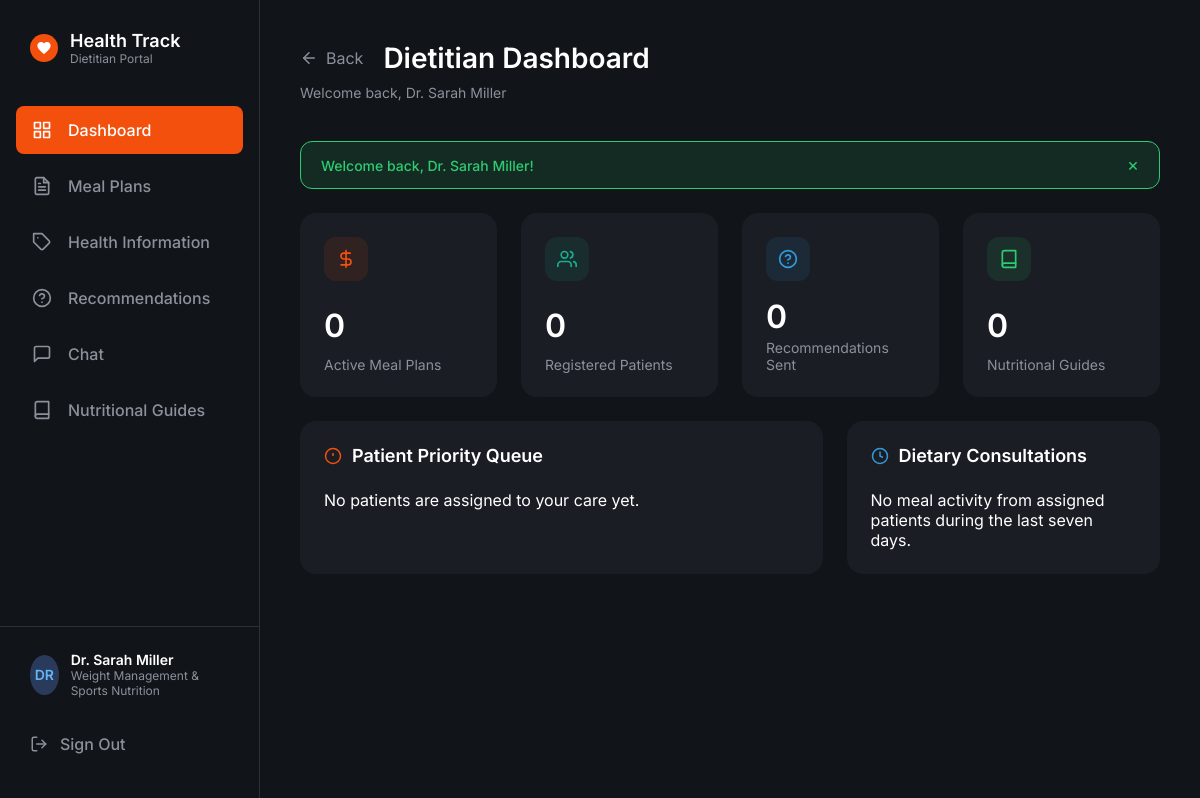
/dietitian/dashboard.php (signed in), run on the app's committed database.
### tables this page shows
CREATE TABLE IF NOT EXISTS `users` (
    `id` INT AUTO_INCREMENT PRIMARY KEY,
    `name` VARCHAR(100) NOT NULL,
    `email` VARCHAR(150) NOT NULL UNIQUE,
    `password` VARCHAR(255) NOT NULL,
    `phone` VARCHAR(30) NULL,
    `role` ENUM('admin', 'dietitian', 'user') NOT NULL DEFAULT 'user',
    `status` ENUM('active', 'inactive', 'suspended', 'pending') NOT NULL DEFAULT 'active',
    `created_at` TIMESTAMP DEFAULT CURRENT_TIMESTAMP,
    `updated_at` TIMESTAMP DEFAULT CURRENT_TIMESTAMP ON UPDATE CURRENT_TIMESTAMP,
    INDEX `idx_role` (`role`),
    INDEX `idx_status` (`status`)
);

CREATE TABLE IF NOT EXISTS `dietitian_profiles` (
    `id` INT AUTO_INCREMENT PRIMARY KEY,
    `user_id` INT NOT NULL UNIQUE,
    `qualification` VARCHAR(255) NULL,
    `certification` VARCHAR(255) NULL,
    `experience` INT NULL DEFAULT 0,
    `specialization` VARCHAR(255) NULL,
    `approval_status` ENUM('pending', 'approved', 'rejected') NOT NULL DEFAULT 'pending',
    `rejection_reason` TEXT NULL,
    `created_at` TIMESTAMP DEFAULT CURRENT_TIMESTAMP,
    `updated_at` TIMESTAMP DEFAULT CURRENT_TIMESTAMP ON UPDATE CURRENT_TIMESTAMP,
    FOREIGN KEY (`user_id`) REFERENCES `users`(`id`) ON DELETE CASCADE
);

### includes/auth.php (called while the page is built, shortened)
<?php
require_once __DIR__ . '/functions.php';
function isLoggedIn(): bool {
    return isset($_SESSION['user_id']) && !empty($_SESSION['user_id']);
}
function getCurrentUser(): ?array {
    static $currentUser = null;
    if ($currentUser === null) {
        $pdo = getDBConnection();
        $stmt = $pdo->prepare("SELECT id, name, email, phone, role, status FROM users WHERE id = :id LIMIT 1");
        $stmt->execute(['id' => $_SESSION['user_id']]);
        $user = $stmt->fetch();
        $currentUser = $user;
    }
    return $currentUser;
}
function requireRole($allowedRoles): void {
    $user = getCurrentUser();
}

### dietitian/dashboard.php (the view, shortened to what this page needs)
<?php
require_once __DIR__ . '/../includes/auth.php';
requireRole('dietitian');
$currentUser = getCurrentUser();
$pdo = getDBConnection();
$stmt = $pdo->prepare("SELECT * FROM dietitian_profiles WHERE user_id = :uid LIMIT 1");
$stmt->execute(['uid' => $currentUser['id']]);
$profile = $stmt->fetch();
$mealPlansStmt = $pdo->prepare("SELECT COUNT(*) FROM meal_plans WHERE dietitian_id = :dietitian_id AND status = 'active'");
$mealPlansStmt->execute(['dietitian_id' => $currentUser['id']]);
$mealPlansCount = (int)$mealPlansStmt->fetchColumn();
$assignedUsersStmt = $pdo->prepare(
    "SELECT COUNT(DISTINCT u.id) FROM users u
     WHERE u.role = 'user' AND u.status = 'active'
       AND (EXISTS (SELECT 1 FROM meal_plans p WHERE p.user_id = u.id AND p.dietitian_id = :plan_dietitian)
         OR EXISTS (SELECT 1 FROM recommendations r WHERE r.user_id = u.id AND r.dietitian_id = :recommendation_dietitian))"
);
$assignedUsersStmt->execute([
    'plan_dietitian' => $currentUser['id'],
    'recommendation_dietitian' => $currentUser['id'],
]);
$assignedUsersCount = (int)$assignedUsersStmt->fetchColumn();
$recommendationsCount = (int)$pdo->query("SELECT COUNT(*) FROM recommendations WHERE dietitian_id = " . (int)$currentUser['id'])->fetchColumn();
$totalGuidesCount = (int)$pdo->query("SELECT COUNT(*) FROM resources WHERE dietitian_id = " . (int)$currentUser['id'])->fetchColumn();
$patientQueueStmt = $pdo->prepare(
    "SELECT u.id, u.name, hp.health_goal, hp.daily_calorie_target,
            COALESCE(today.calories, 0) AS today_calories
     FROM users u
     LEFT JOIN health_profiles hp ON hp.user_id = u.id
     LEFT JOIN (
         SELECT user_id, SUM(calories) AS calories FROM meal_logs
         WHERE meal_date = CURDATE() GROUP BY user_id
     ) today ON today.user_id = u.id
     WHERE u.role = 'user' AND u.status = 'active'
       AND (EXISTS (SELECT 1 FROM meal_plans p WHERE p.user_id = u.id AND p.dietitian_id = :plan_dietitian)
         OR EXISTS (SELECT 1 FROM recommendations r WHERE r.user_id = u.id AND r.dietitian_id = :recommendation_dietitian))
     ORDER BY (COALESCE(today.calories, 0) > COALESCE(hp.daily_calorie_target, 2000)) DESC, u.name
     LIMIT 5"
);
$patientQueueStmt->execute([
    'plan_dietitian' => $currentUser['id'],
    'recommendation_dietitian' => $currentUser['id'],
]);
$patientQueue = $patientQueueStmt->fetchAll();
$recentActivityStmt = $pdo->prepare(
    "SELECT u.id, u.name, MAX(m.meal_date) AS latest_meal_date,
            SUM(CASE WHEN m.meal_date = CURDATE() THEN m.calories ELSE 0 END) AS today_calories
     FROM users u JOIN meal_logs m ON m.user_id = u.id
     WHERE u.role = 'user' AND u.status = 'active'
       AND m.meal_date >= DATE_SUB(CURDATE(), INTERVAL 6 DAY)
       AND (EXISTS (SELECT 1 FROM meal_plans p WHERE p.user_id = u.id AND p.dietitian_id = :plan_dietitian)
         OR EXISTS (SELECT 1 FROM recommendations r WHERE r.user_id = u.id AND r.dietitian_id = :recommendation_dietitian))
     GROUP BY u.id, u.name ORDER BY latest_meal_date DESC LIMIT 4"
);
$recentActivityStmt->execute([
    'plan_dietitian' => $currentUser['id'],
    'recommendation_dietitian' => $currentUser['id'],
]);
$recentActivity = $recentActivityStmt->fetchAll();
?>
<!DOCTYPE html>
<html lang="en">
<head>
    <link rel="stylesheet" href="../dashboard.css">
</head>
<body>
    <div class="dashboard-layout">
        <aside class="sidebar dietitian-sidebar">
            <div class="sidebar-header">
                <div class="logo-container small-logo">
                    <div class="filled-heart-icon">
                        <svg viewBox="0 0 24 24" fill="white" width="16" height="16">
                            <path d="M12 21.35l-1.45-1.32C5.4 15.36 2 12.28 2 8.5 2 5.42 4.42 3 7.5 3c1.74 0 3.41.81 4.5 2.09C13.09 3.81 14.76 3 16.5 3 19.58 3 22 5.42 22 8.5c0 3.78-3.4 6.86-8.55 11.54L12 21.35z"/>
                        </svg>
                    </div>
                    <div class="sidebar-title-group">
                        <span class="logo-text-small">Health Track</span>
                        <span class="sidebar-subtext">Dietitian Portal</span>
                    </div>
                </div>
            </div>
            <nav class="sidebar-nav dietitian-nav">
                <a href="dashboard.php" class="nav-link dietitian-nav-link active">
                    Dashboard
                </a>
                <a href="meal-plans.php" class="nav-link dietitian-nav-link">
                    Meal Plans
                </a>
                <a href="health-info.php" class="nav-link dietitian-nav-link">
                    <svg viewBox="0 0 24 24" width="20" height="20" fill="none" stroke="currentColor" stroke-width="2" stroke-linecap="round" stroke-linejoin="round"><path d="M20.59 13.41l-7.17 7.17a2 2 0 0 1-2.83 0L2 12V2h10l8.59 8.59a2 2 0 0 1 0 2.82z"></path><line x1="7" y1="7" x2="7.01" y2="7"></line></svg>
                    Health Information
                </a>
                <a href="recommendations.php" class="nav-link dietitian-nav-link">
                    <svg viewBox="0 0 24 24" width="20" height="20" fill="none" stroke="currentColor" stroke-width="2" stroke-linecap="round" stroke-linejoin="round"><circle cx="12" cy="12" r="10"></circle><path d="M9.09 9a3 3 0 0 1 5.83 1c0 2-3 3-3 3"></path><line x1="12" y1="17" x2="12.01" y2="17"></line></svg>
                    Recommendations
                </a>
                <a href="messages.php" class="nav-link dietitian-nav-link">
                    <svg viewBox="0 0 24 24" width="20" height="20" fill="none" stroke="currentColor" stroke-width="2" stroke-linecap="round" stroke-linejoin="round"><path d="M21 15a2 2 0 0 1-2 2H7l-4 4V5a2 2 0 0 1 2-2h14a2 2 0 0 1 2 2z"></path></svg>
                    Chat
                </a>
                <a href="../dietitian-guides.html" class="nav-link dietitian-nav-link">
                    <svg viewBox="0 0 24 24" width="20" height="20" fill="none" stroke="currentColor" stroke-width="2" stroke-linecap="round" stroke-linejoin="round"><path d="M4 19.5A2.5 2.5 0 0 1 6.5 17H20"></path><path d="M6.5 2H20v20H6.5A2.5 2.5 0 0 1 4 19.5v-15A2.5 2.5 0 0 1 6.5 2z"></path></svg>
                    Nutritional Guides
                </a>
            </nav>
            <div class="sidebar-footer border-top-footer">
                <div class="user-profile-compact">
                    <div class="avatar avatar-blue">
                        <?= strtoupper(substr($currentUser['name'], 0, 2)) ?>
                    </div>
                    <div class="profile-text">
                        <span class="profile-name"><?= e($currentUser['name']) ?></span>
                        <span class="profile-role"><?= e($profile['specialization'] ?? 'Registered Dietitian') ?></span>
                    </div>
                </div>
                <a href="../logout.php" class="nav-link sign-out">
                    <svg viewBox="0 0 24 24" width="18" height="18" fill="none" stroke="currentColor" stroke-width="2" stroke-linecap="round" stroke-linejoin="round">
                        <path d="M9 21H5a2 2 0 0 1-2-2V5a2 2 0 0 1 2-2h4"></path>
                        <polyline points="16 17 21 12 16 7"></polyline>
                        <line x1="21" y1="12" x2="9" y2="12"></line>
                    </svg>
                    Sign Out
                </a>
            </div>
        </aside>
        <main class="main-content dietitian-main">
            <header class="page-header-clean">
                <div class="page-header-title-row"><?php renderBackButton(); ?><h1 class="page-main-title">Dietitian Dashboard</h1></div>
                <p class="page-sub-title">Welcome back, <?= e($currentUser['name']) ?></p>
            </header>
            <div class="content-wrapper full-width-wrap">
                <div class="dietitian-kpi-grid">
                    <div class="dt-kpi-card">
                        <div class="kpi-icon-box bg-orange-light text-orange">
                            <svg viewBox="0 0 24 24" width="20" height="20" fill="none" stroke="currentColor" stroke-width="2" stroke-linecap="round" stroke-linejoin="round"><path d="M12 2v20M17 5H9.5a3.5 3.5 0 0 0 0 7h5a3.5 3.5 0 0 1 0 7H6"></path></svg>
                        </div>
                        <div class="dt-kpi-number"><?= $mealPlansCount ?></div>
                        <div class="dt-kpi-label">Active Meal Plans</div>
                    </div>
                    <div class="dt-kpi-card">
                        <div class="kpi-icon-box bg-teal-light text-teal">
                        </div>
                        <div class="dt-kpi-number"><?= $assignedUsersCount ?></div>
                        <div class="dt-kpi-label">Registered Patients</div>
                    </div>
                    <div class="dt-kpi-card">
                        <div class="kpi-icon-box bg-blue-light text-blue">
                            <svg viewBox="0 0 24 24" width="20" height="20" fill="none" stroke="currentColor" stroke-width="2" stroke-linecap="round" stroke-linejoin="round"><circle cx="12" cy="12" r="10"></circle><path d="M9.09 9a3 3 0 0 1 5.83 1c0 2-3 3-3 3"></path><line x1="12" y1="17" x2="12.01" y2="17"></line></svg>
                        </div>
                        <div class="dt-kpi-number"><?= $recommendationsCount ?></div>
                        <div class="dt-kpi-label">Recommendations Sent</div>
                    </div>
                    <div class="dt-kpi-card">
                        <div class="kpi-icon-box bg-green-light text-green">
                            <svg viewBox="0 0 24 24" width="20" height="20" fill="none" stroke="currentColor" stroke-width="2" stroke-linecap="round" stroke-linejoin="round"><path d="M4 19.5A2.5 2.5 0 0 1 6.5 17H20"></path><path d="M6.5 2H20v20H6.5A2.5 2.5 0 0 1 4 19.5v-15A2.5 2.5 0 0 1 6.5 2z"></path></svg>
                        </div>
                        <div class="dt-kpi-number"><?= $totalGuidesCount ?></div>
                        <div class="dt-kpi-label">Nutritional Guides</div>
                    </div>
                </div>
                <div class="dashboard-split-grid">
                    <div class="panel-card">
                        <h3 class="panel-title flex-title">
                            <svg viewBox="0 0 24 24" width="18" height="18" fill="none" stroke="#f2500c" stroke-width="2"><circle cx="12" cy="12" r="10"></circle><line x1="12" y1="8" x2="12" y2="12"></line><line x1="12" y1="16" x2="12.01" y2="16"></line></svg>
                            Patient Priority Queue
                        </h3>
                        <div class="attention-list">
                            <?php if (!$patientQueue): ?>
                                <p>No patients are assigned to your care yet.</p>
                            <?php endif; ?>
                        </div>
                    </div>
                    <div class="panel-card">
                        <h3 class="panel-title flex-title">
                            <svg viewBox="0 0 24 24" width="18" height="18" fill="none" stroke="#3498db" stroke-width="2"><circle cx="12" cy="12" r="10"></circle><polyline points="12 6 12 12 16 14"></polyline></svg>
                            Dietary Consultations
                        </h3>
                        <div class="schedule-timeline">
                            <?php if (!$recentActivity): ?>
                                <p>No meal activity from assigned patients during the last seven days.</p>
                            <?php endif; ?>
                        </div>
                    </div>
                </div>
            </div>
        </main>
    </div>
</body>
</html>

### data on the page
users: name "DR", name "Dr. Sarah Miller"
dietitian_profiles: specialization "Weight Management & Sports Nutrition"

### other printed values
$message "Welcome back, Dr. Sarah Miller!"
$mealPlansCount "0"
$assignedUsersCount "0"
$recommendationsCount "0"
$totalGuidesCount "0"
